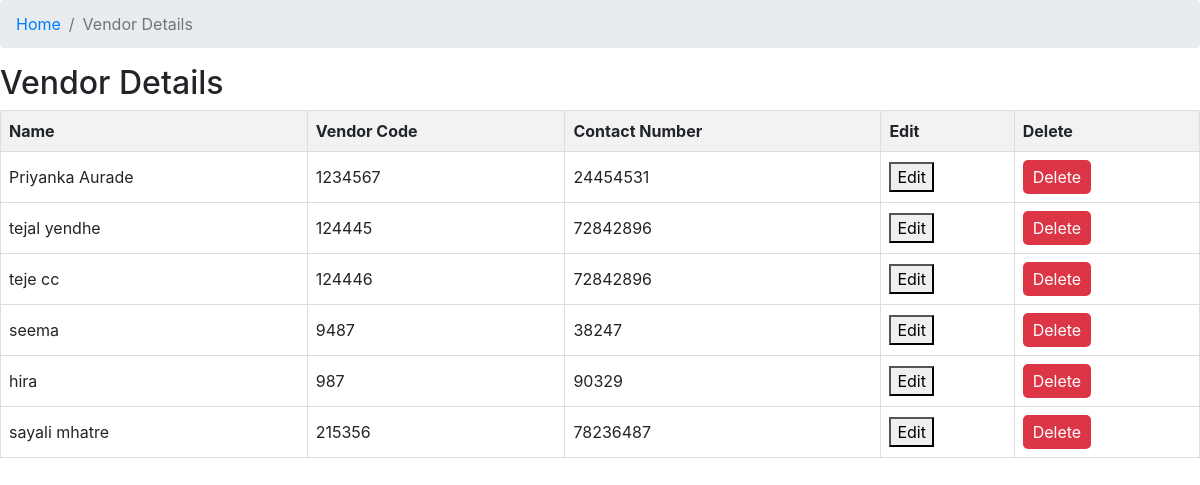
The app's page /vendor_details, older data.
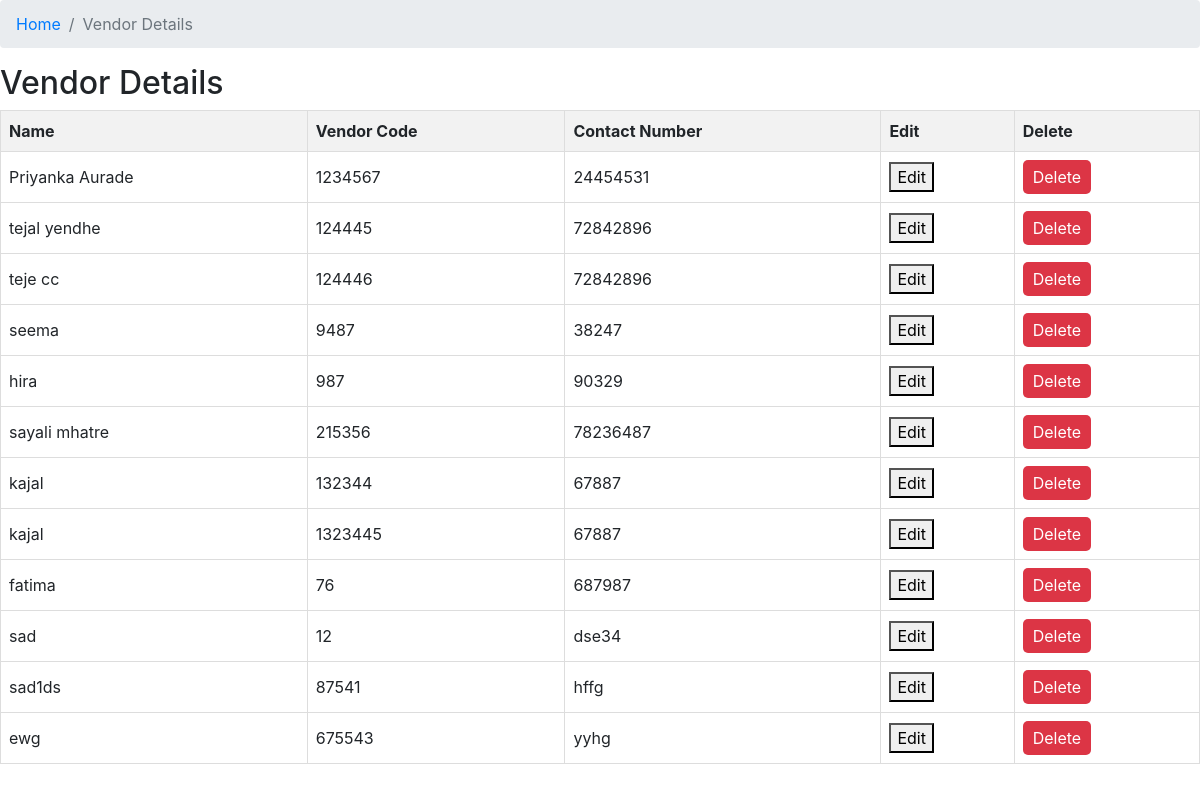
The same page, newer data.
### vms/models.py (models this page shows, shortened)
class Vendor(models.Model):
    name = models.CharField(max_length=50)
    contact_details = models.TextField()
    address = models.TextField()
    vendor_code = models.CharField(max_length=20, unique=True)
    on_time_delivery_rate = models.FloatField(default=0)
    quality_rating_avg = models.FloatField(default=0)
    average_response_time = models.FloatField(default=0)
    fulfillment_rate = models.FloatField(default=0)

### vms/views.py (the view)
# urls.py: path('vendor_details', views.vendor_details, name='vendor_details'),
def vendor_details(request):
    data = Vendor.objects.all()
    context ={
        'data':data,
    }
    return render(request, 'vendor/view_vendor.html', context)

### templates/vendor/view_vendor.html (shortened to what this page needs)
<!DOCTYPE html>
<html lang="en">
<head>
    <link href="https://stackpath.bootstrapcdn.com/bootstrap/4.5.2/css/bootstrap.min.css" rel="stylesheet">
</head>
<body>
    <div class="pagetitle">
        <nav>
          <ol class="breadcrumb">
            <li class="breadcrumb-item"><a href="{% url 'index' %}">Home</a></li>
            <li class="breadcrumb-item active">Vendor Details</li>
          </ol>
        </nav>
    </div>
    <h2>Vendor Details</h2>
    <table>
        <thead>
            <tr>
                <th>Name</th>
                <th>Vendor Code</th>
                <th>Contact Number</th>
                <th>Edit</th>
                <th>Delete</th>
            </tr>
        </thead>
        <tbody>
            {% for vendor in data %}
                <tr class="vendor-row" data-vendor-id="{{ vendor.id }}">
                    <td>{{ vendor.name }}</td>
                    <td>{{ vendor.vendor_code }}</td>
                    <td>{{ vendor.contact_details }}</td>
                    <td>
                        <form method="post" action="{% url 'edit_vendor' vendor.id %}">
                            <button type="submit" class="edit-button">Edit</button>
                        </form>
                    </td>
                    <td>
                        <form method="post" action="{% url 'delete_vendor' vendor.id %}">
                            <button type="submit" class="delete-button" onclick="return confirm('Are you sure you want to delete this vendor?')">Delete</button>
                        </form>
                    </td>
                </tr>
            {% endfor %}
        </tbody>
    </table>
</body>
</html>

Row changes from the older to the newer data that the page shows:
added Vendor: name "kajal", vendor_code "132344", contact_details "67887"
added Vendor: name "kajal", vendor_code "1323445", contact_details "67887"
added Vendor: name "fatima", vendor_code "76", contact_details "687987"
added Vendor: name "sad", vendor_code "12", contact_details "dse34"
added Vendor: name "sad1ds", vendor_code "87541", contact_details "hffg"
added Vendor: name "ewg", vendor_code "675543", contact_details "yyhg"
